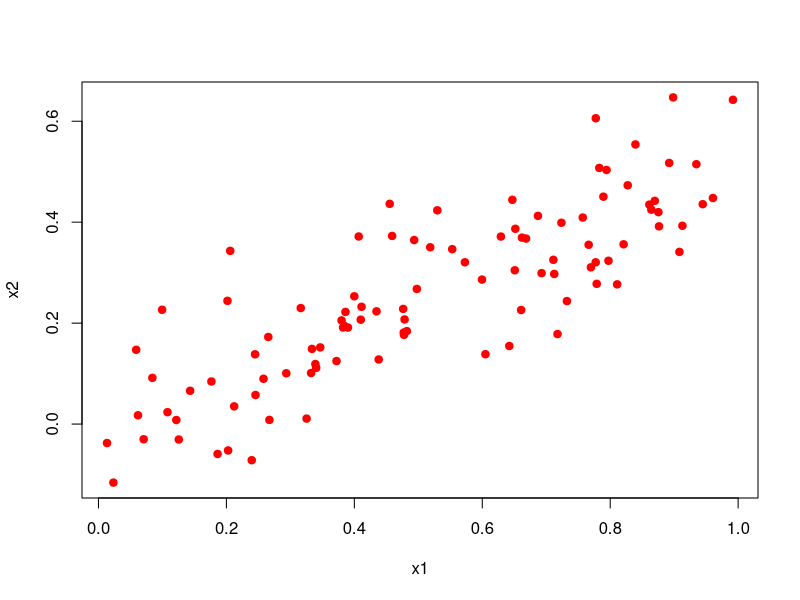
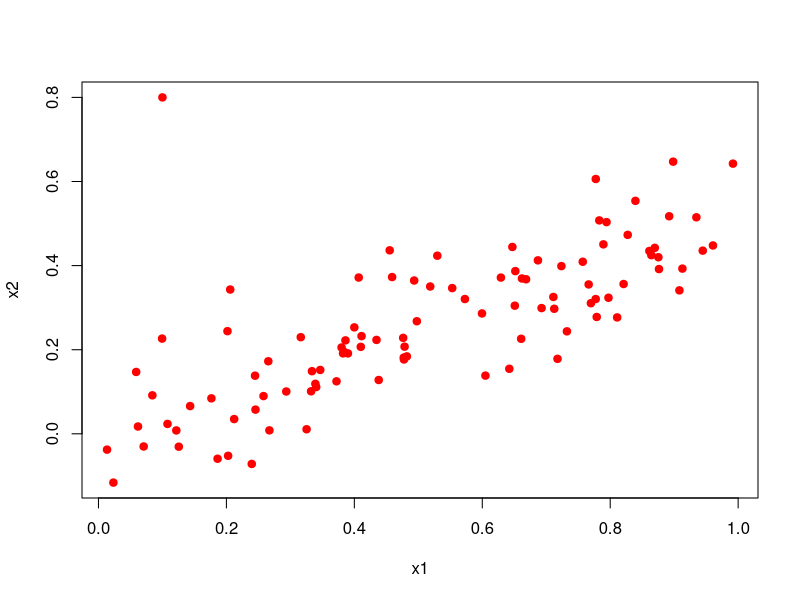

Write the R code that produced these figures, in order.
# Title     : task14
# Objective : ISLR, chapter: lr, task14
# Created by: belaevstanislav
# Created on: 12.05.17

# making A matrix for lr
make_A <- function(x, p) {
    A <- 1
    for (k in 1 : p) {
        A <- cbind(A, x ^ k)
    }
    return(A)
}

# full solve lr task
solve_lr <- function(x, y, p = 1) {
    A <- make_A(x, p)
    At <- t(A)
    w <- solve(At %*% A) %*% At %*% y
    MSE <- mean((A %*% w - y) ^ 2)
    return(list("w" = w, "MSE" = MSE))
}

# task14 subtask
task14 <- function(x1, x2, y, w) {
    # b)
    png("x12scatterplot.png")
    plot(x1, x2, col = "red", pch = 19)
    # What is the correlation between x1 and x2?
    # Answer: Зависимость явно есть.
    # c)
    x = cbind(x1, x2)
    lqs = solve_lr(x, y, p = 1)
    print(cbind(lqs$w, w))
    # Can you reject the null hypothesis H0 : β1 = 0?
    # Answer: Yes.
    # How about the null hypothesis H0 : β2 = 0?
    # Answer: Yes.
    # d)
    lqs_onlyx1 = solve_lr(x1, y, p = 1)
    print(cbind(lqs_onlyx1$w, w))
    # Can you reject the null hypothesis H0 : β1 = 0?
    # Answer: No.
    # e)
    lqs_onlyx2 = solve_lr(x2, y, p = 1)
    print(cbind(lqs_onlyx2$w, w))
    # Can you reject the null hypothesis H0 : β1 = 0?
    # Answer: Yes.
    # f)
    # Do the results obtained in (c)–(e) contradict each other? Explain your answer.
    # Answer: No. Yes. In a way, yes. Maybe.
}

# task14
# a)
set.seed(1)
options(warn = - 1)
x1 = runif(100)
x2 = 0.5 * x1 + rnorm(100) / 10
y = 2 + 2 * x1 + 0.3 * x2 + rnorm(100) # <=> 2 + 2.15 * x_1 + (0.03 rnorm(100) + rnorm(100))
w = c(2, 2, 0.3)
# Write out the form of the linear model. What are the regression coefficients?
# Answer: b0 = 2, b1 = 2, b2 = 0.3, eps ~ N(0, 1)
# Real answer: b0 = 2, b1 = 2.15, eps ~ 0.03 * N(0, 1) + N(0, 1) ~ N(0, 1.0009)
task14(x1, x2, y, w)
x1 = c(x1, 0.1)
x2 = c(x2, 0.8)
y = c(y, 6)
task14(x1, x2, y, w)
# What effect does this new observation have on the each of the models?
# Answer: Строго негативный.